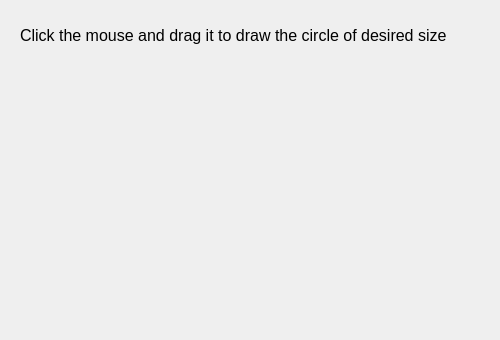
<?xml version="1.0" encoding="UTF-8"?>
<ui version="4.0">
 <class>Dialog</class>
 <widget class="QDialog" name="Dialog">
  <property name="geometry">
   <rect>
    <x>0</x>
    <y>0</y>
    <width>500</width>
    <height>340</height>
   </rect>
  </property>
  <property name="windowTitle">
   <string>Dialog</string>
  </property>
  <widget class="QLabel" name="label">
   <property name="geometry">
    <rect>
     <x>20</x>
     <y>10</y>
     <width>461</width>
     <height>51</height>
    </rect>
   </property>
   <property name="font">
    <font>
     <pointsize>12</pointsize>
    </font>
   </property>
   <property name="text">
    <string>Click the mouse and drag it to draw the circle of desired size</string>
   </property>
  </widget>
 </widget>
 <resources/>
 <connections/>
</ui>
